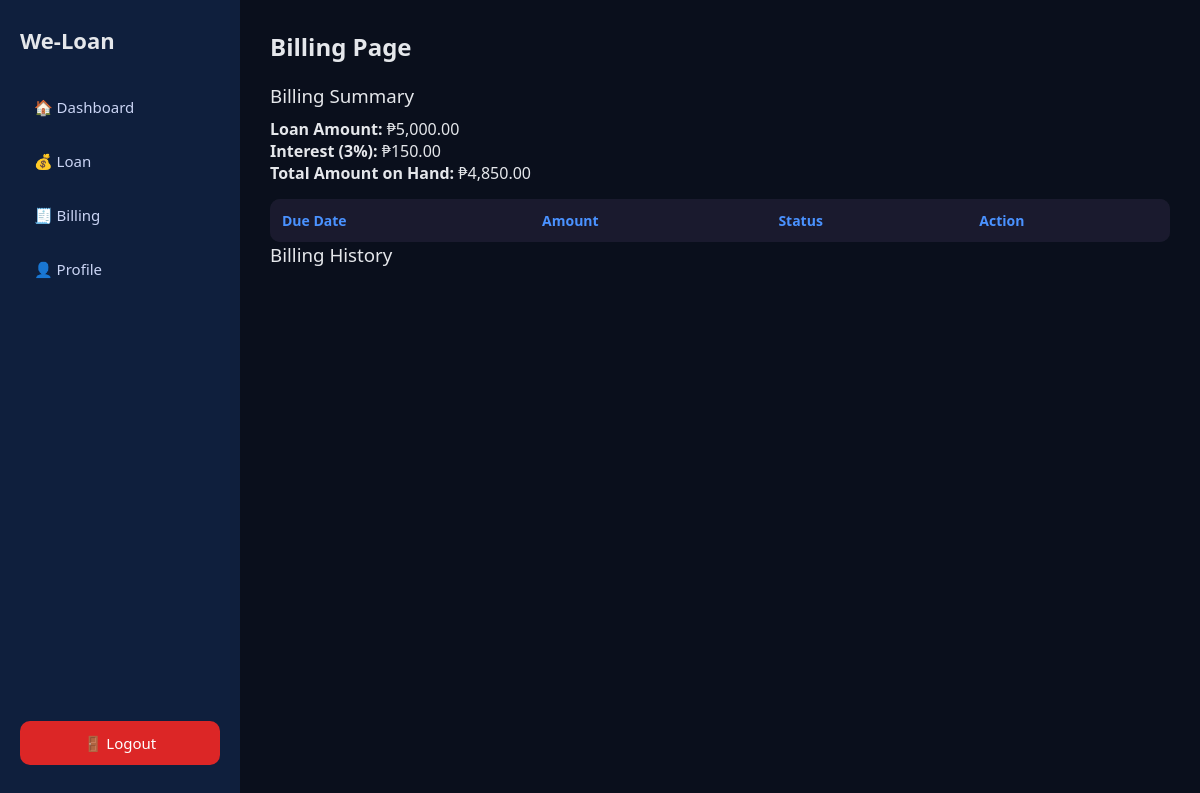
/basic_user/billing.php (signed in), run on the app's committed database.
### tables this page shows
CREATE TABLE `loans` (
  `id` int(11) NOT NULL,
  `user_id` int(11) NOT NULL,
  `principal` decimal(10,2) NOT NULL,
  `interest` decimal(10,2) NOT NULL COMMENT '3%',
  `received_amount` decimal(10,2) NOT NULL,
  `tenure_months` int(11) NOT NULL,
  `current_month` int(11) DEFAULT 1,
  `status` enum('active','paid','default') DEFAULT 'active',
  `started_at` timestamp NOT NULL DEFAULT current_timestamp()
);

### basic_user/billing.php (the view, shortened to what this page needs)
<?php
require_once __DIR__ . '/../db_connect_new.php';
$user_id = $_SESSION['user_id'];
$loanStmt = $pdo->prepare("
    SELECT * FROM loans
    WHERE user_id = ? AND status = 'active'
    ORDER BY id DESC LIMIT 1
");
$loanStmt->execute([$user_id]);
$loan = $loanStmt->fetch(PDO::FETCH_ASSOC);
?>
<!DOCTYPE html>
<html>
<head>
<link rel="stylesheet" href="dashboard.css">
</head>
<body>
<div class="container">
<?php include 'sidebar.php'; ?>
<div class="main-content">
<h2>Billing Page</h2>
<?php if($loan): ?>
<h3>Billing Summary</h3>
<p><b>Loan Amount:</b> ₱<?= number_format($loan['principal'],2) ?></p>
<p><b>Interest (3%):</b> ₱<?= number_format($loan['interest'],2) ?></p>
<p><b>Total Amount on Hand:</b> ₱<?= number_format($loan['received_amount'],2) ?></p>
<table>
<tr>
<th>Due Date</th>
<th>Amount</th>
<th>Status</th>
<th>Action</th>
</tr>
</table>
<?php else: ?>
<p>No bills to pay</p>
<?php endif; ?>
<h3>Billing History</h3>
</div>
</div>
</body>
</html>

### basic_user/dashboard.css (style rules this page uses)
* { margin: 0; padding: 0; box-sizing: border-box; }
body { font-family: 'Segoe UI', Arial, sans-serif; background: #0a0f1c; color: #e5e7eb; }
.container { display: flex; }
h2 { margin-bottom: 20px; font-weight: 600; }
h3 { margin-bottom: 10px; font-weight: 500; }
table { width: 100%; border-collapse: collapse; margin-top: 10px; border-radius: 12px; overflow: hidden; }
th { text-align: left; padding: 14px; font-size: 14px; background: rgba(255,255,255,0.08); }
.main-content { margin-left: 240px; padding: 30px; width: calc(100% - 240px); min-height: 100vh; }
.main-content { display: block; }
table { width: 100%; border-collapse: collapse; margin-top: 15px; background: rgba(255,255,255,0.05); border-radius: 10px; overflow: hidden; }
table th { background: #1a1a2e; color: #4a92ff; padding: 12px; }

### data on the page
loans: principal "5,000.00", interest "150.00", received_amount "4,850.00"
